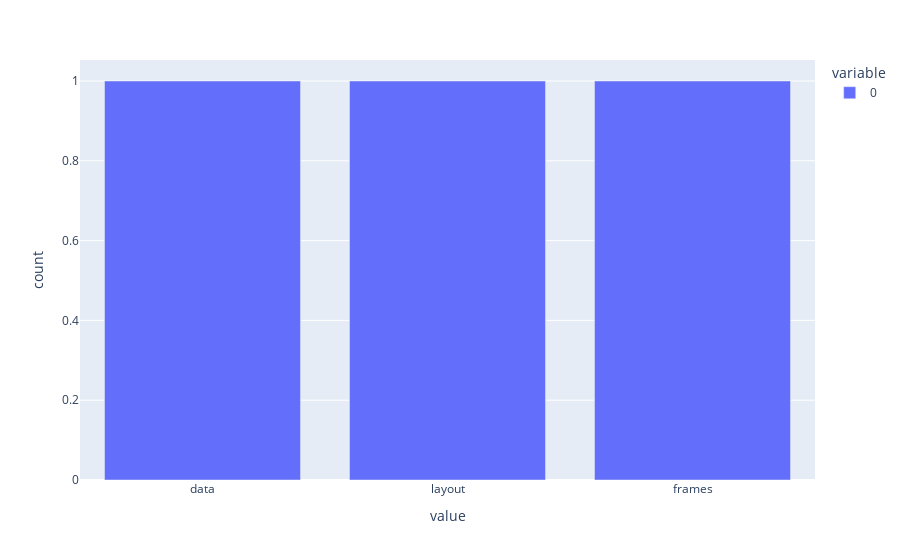

The code cell stored with this chart in its notebook:
### Code cell
py.plot(fig,kind= 'bar')

### Figure 1 — Plotly figure (JSON) as saved in the notebook; plotly's stock layout.template omitted (floating-point values rounded to 4 significant figures)
{"data": [{"alignmentgroup": "True", "hovertemplate": "variable=0<br>value=%{x}<br>count=%{y}<extra></extra>", "legendgroup": "0", "marker": {"color": "#636efa", "pattern": {"shape": ""}}, "name": "0", "offsetgroup": "0", "orientation": "v", "showlegend": true, "textposition": "auto", "type": "bar", "x": ["data", "layout", "frames"], "xaxis": "x", "y": [1, 1, 1], "yaxis": "y"}], "layout": {"barmode": "relative", "legend": {"title": {"text": "variable"}, "tracegroupgap": 0}, "margin": {"t": 60}, "xaxis": {"anchor": "y", "domain": [0, 1], "title": {"text": "value"}}, "yaxis": {"anchor": "x", "domain": [0, 1], "title": {"text": "count"}}}}
